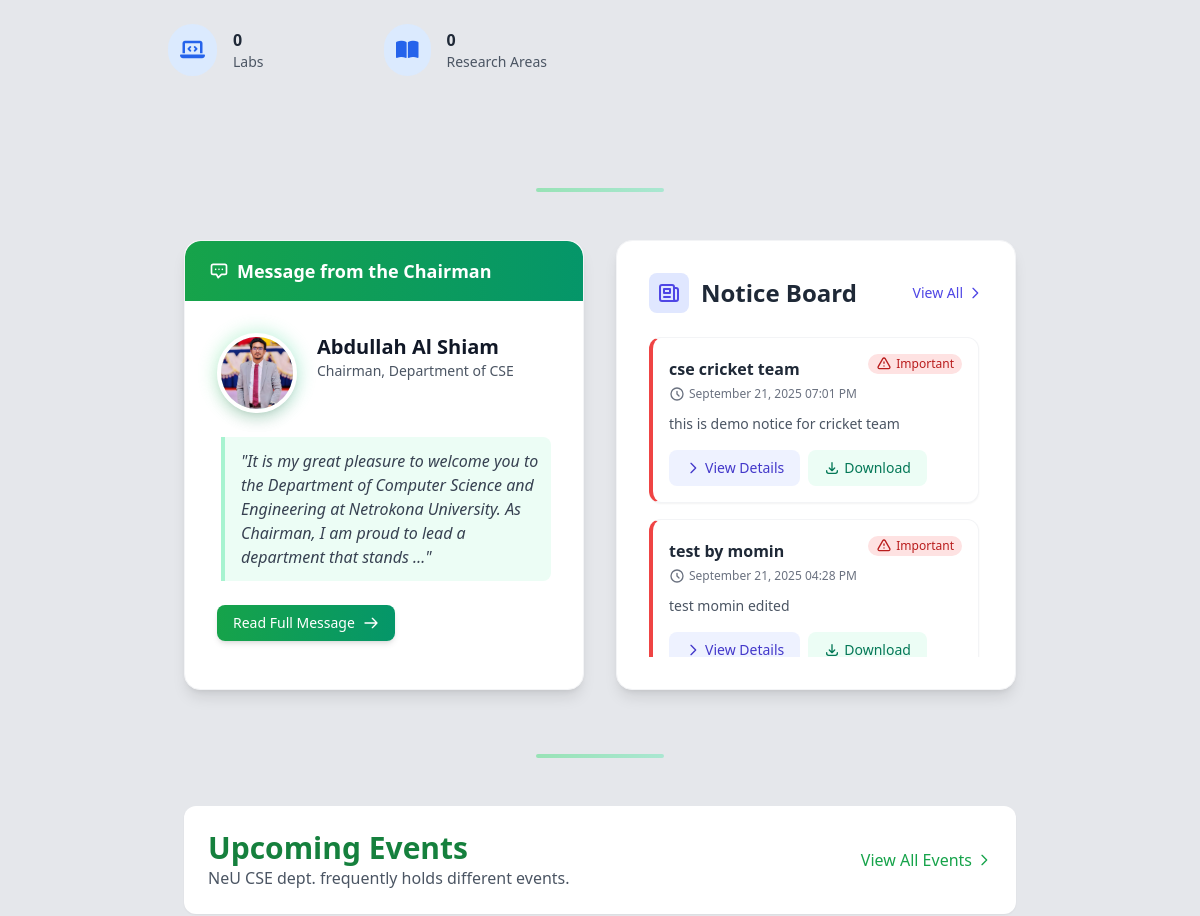
The app's page / (middle part), older data.
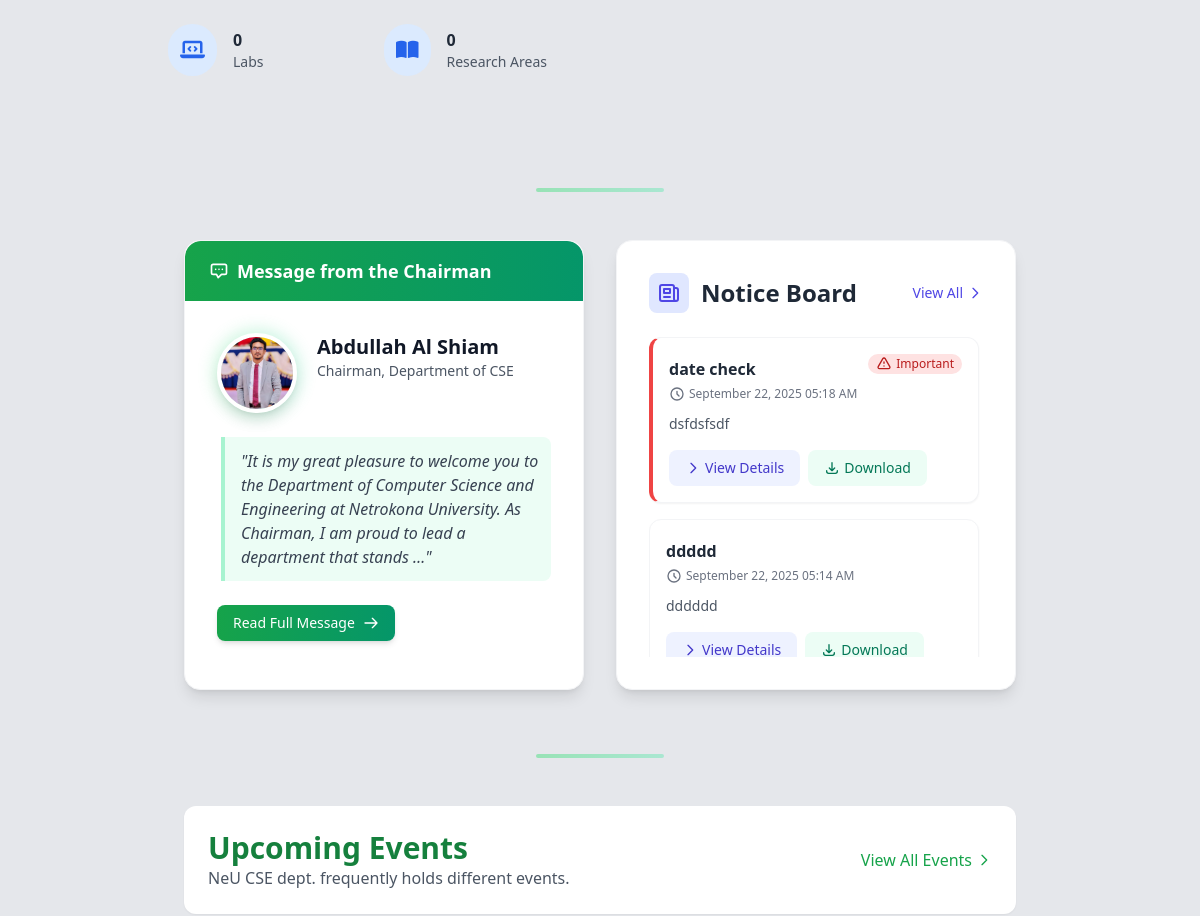
The same page, newer data.
### cse_app/models.py (models this page shows, shortened)
class Notice_Board(models.Model):
    title = models.CharField(max_length=200)
    content = RichTextField()
    file = models.FileField(upload_to='notices/', blank=True, null=True)  # For download option
    created_at = models.DateTimeField(auto_now_add=True)
    updated_at = models.DateTimeField(auto_now=True)
    is_important = models.BooleanField(default=False)
    created_by = models.ForeignKey(User, on_delete=models.SET_NULL, null=True, blank=True)
    class Meta:
        ordering = ['-created_at']  # Newest first

### cse_app/views.py (the view)
# urls.py: path('', views.home, name='home'),
def home(request):
    carousel_items = CarouselItem.objects.filter(is_active=True).order_by('order')
    latest_images = ImageGallery.objects.all().order_by('-upload_time')[:6]
    important_notices = Notice_Board.objects.filter(is_important=True)[:5]
    latest_notices = Notice_Board.objects.exclude(is_important=True)[:5]
    latest_projects = Project.objects.all().order_by('-start_date')[:3]
    latest_publications = Publication.objects.all().order_by('-publication_date')[:3]
    latest_events = Event.objects.all().order_by('-start_date')[:3]
    latest_notices = Notice_Board.objects.all()[:5]
    faculty_members = FacultyMember.objects.all()[:8]
    current_chairman = Chairman.objects.filter(is_current=True).first()
    tech_news = TechNews.objects.all().order_by('-published_date')[:3]
    upcoming_events = list(Event.objects.filter(
        is_upcoming=True,
        start_date__gte=timezone.now()
    ).order_by('start_date')[:3])
    if len(upcoming_events) < 3:
        latest_events = Event.objects.exclude(
            id__in=[event.id for event in upcoming_events]
        ).order_by('-start_date')[:3 - len(upcoming_events)]
        upcoming_events.extend(latest_events)
    context = {
        'carousel_items': carousel_items,
        'important_notices': important_notices,
        'latest_notices': latest_notices,
        'faculty_members': faculty_members,
        'current_chairman': current_chairman,
        'tech_news': tech_news,
        'events': upcoming_events,  # Pass events to the template
        'latest_projects': latest_projects,
        'latest_publications': latest_publications,
        'images': latest_images,
    }
    page_view, created = ViewCount.objects.get_or_create(page_name='home')
    page_view.increment()
    return render(request, 'cse/home.html', context)

### cse_app/context_processors.py (called while the page is built)
def scrolling_notice(request):
    notice = ScrollingNotice.objects.filter(is_active=True).first()
    return {'scrolling_notice': notice.text if notice else ''}

### cse_app/models.py (called while the page is built)
    def increment(self):
        self.count += 1
        self.save()

### templates/cse/home.html (shortened to what the changed rows need)
{% extends 'base.html' %}
{% load static %}
{% block content %}
<div class="lg:col-span-2 ">
  <div class="w-full px-4 sm:px-6 md:px-12 lg:px-20 mb-10 sm:mb-16">
    <div class="grid md:grid-cols-2 gap-6 sm:gap-8">
      <div class="bg-white rounded-xl sm:rounded-2xl shadow-lg overflow-hidden transition-all duration-500 border border-gray-100 hover:shadow-xl">
        <div class="p-4 sm:p-6 md:p-8">
          <div class="h-64 sm:h-72 md:h-80 overflow-y-auto pr-1 custom-scrollbar">
            <div class="space-y-3 sm:space-y-4" id="notice-container">
              {% for notice in latest_notices %}
              <div class="bg-white rounded-lg sm:rounded-xl border border-gray-100 p-3 sm:p-4 shadow-sm hover:shadow-md transition-all duration-300 transform hover:-translate-y-0.5 {% if notice.is_important %}border-l-4 border-l-red-500{% endif %}">
                <div class="flex flex-col">
                  <div class="flex-1 min-w-0">
                    <div class="flex justify-between items-start">
                      <h4 class="text-base sm:text-lg font-semibold text-gray-800 mb-1">
                        <a href="{% url 'notice_detail' notice.id %}" class="hover:text-indigo-600 transition-colors text-sm sm:text-base">{{ notice.title }}</a>
                      </h4>
                      {% if notice.is_important %}
                      <span class="bg-red-100 text-red-700 text-xs font-medium px-2 py-0.5 rounded-full flex items-center whitespace-nowrap">
                        <svg class="w-3 h-3 sm:w-4 sm:h-4 mr-1" fill="none" stroke="currentColor" viewBox="0 0 24 24">
                          <path stroke-linecap="round" stroke-linejoin="round" stroke-width="2" d="M12 9v2m0 4h.01m-6.938 4h13.856c1.54 0 2.502-1.667 1.732-3L13.732 4c-.77-1.333-2.694-1.333-3.464 0L3.34 16c-.77 1.333.192 3 1.732 3z"></path>
                        </svg>
                        Important
                      </span>
                      {% endif %}
                    </div>
                    {% if notice.created_at %}
                    <p class="text-xs text-gray-500 mb-2 sm:mb-3 flex items-center">
                      <svg class="w-3 h-3 sm:w-4 sm:h-4 mr-1" fill="none" stroke="currentColor" viewBox="0 0 24 24">
                        <path stroke-linecap="round" stroke-linejoin="round" stroke-width="2" d="M12 8v4l3 3m6-3a9 9 0 11-18 0 9 9 0 0118 0z"></path>
                      </svg>
                      {{ notice.created_at|date:"F d, Y h:i A" }}
                    </p>
                    {% endif %}
                    <p class="text-xs sm:text-sm text-gray-600 mb-3 sm:mb-4 line-clamp-2">{{ notice.content|striptags|truncatewords:20 }}</p>
                  </div>
                  <div class="flex items-center space-x-2">
                    <a href="{% url 'notice_detail' notice.id %}"
                       class="text-center px-3 py-1.5 sm:px-4 sm:py-2 bg-indigo-50 text-indigo-700 rounded-lg text-xs sm:text-sm hover:bg-indigo-100 transition-colors flex items-center font-medium">
                      <svg class="w-3 h-3 sm:w-4 sm:h-4 mr-1" fill="none" stroke="currentColor" viewBox="0 0 24 24">
                        <path stroke-linecap="round" stroke-linejoin="round" stroke-width="2" d="M9 5l7 7-7 7"></path>
                      </svg>
                      View Details
                    </a>
                    {% if notice.file %}
                    <a href="{% url 'download_notice' notice.pk %}"
                       class="text-center px-3 py-1.5 sm:px-4 sm:py-2 bg-emerald-50 text-emerald-700 rounded-lg text-xs sm:text-sm hover:bg-emerald-100 transition-colors flex items-center font-medium">
                      <svg class="w-3 h-3 sm:w-4 sm:h-4 mr-1" fill="none" stroke="currentColor" viewBox="0 0 24 24">
                        <path stroke-linecap="round" stroke-linejoin="round" stroke-width="2" d="M4 16v1a3 3 0 003 3h10a3 3 0 003-3v-1m-4-4l-4 4m0 0l-4-4m4 4V4"></path>
                      </svg>
                      Download
                    </a>
                    {% endif %}
                  </div>
                </div>
              </div>
              {% endfor %}
            </div>
          </div>
        </div>
      </div>
    </div>
  </div>
  <section class="mb-10 sm:mb-16">
    <div class="w-full px-4 sm:px-6 md:px-12 lg:px-20">
      <div class="flex flex-col sm:flex-row justify-between items-start sm:items-center mb-6 sm:mb-8 p-4 sm:p-6 bg-white rounded-xl shadow-sm">
        <div class="max-w-lg flex flex-col mb-4 sm:mb-0">
          <h2 class="text-2xl sm:text-3xl font-bold text-green-700">Upcoming Events</h2>
        </div>
      </div>
    </div>
  </section>
</div>
{% endblock %}

Row changes from the older to the newer data that the page shows:
no longer on this page (row unchanged): Notice_Board: title "cse cricket team", is_important True (drawn), created_at "September 21, 2025 07:01 PM", content "this is demo notice for cricket team", shows "Download"
no longer on this page (row unchanged): Notice_Board: title "test by momin", is_important True (drawn), created_at "September 21, 2025 04:28 PM", content "test momin edited", shows "Download"
added Notice_Board: title "date check", is_important True (drawn), created_at "September 22, 2025 05:18 AM", content "dsfdsfsdf", shows "Download"
added Notice_Board: title "ddddd", created_at "September 22, 2025 05:14 AM", content "dddddd", shows "Download", is_important False (drawn)
